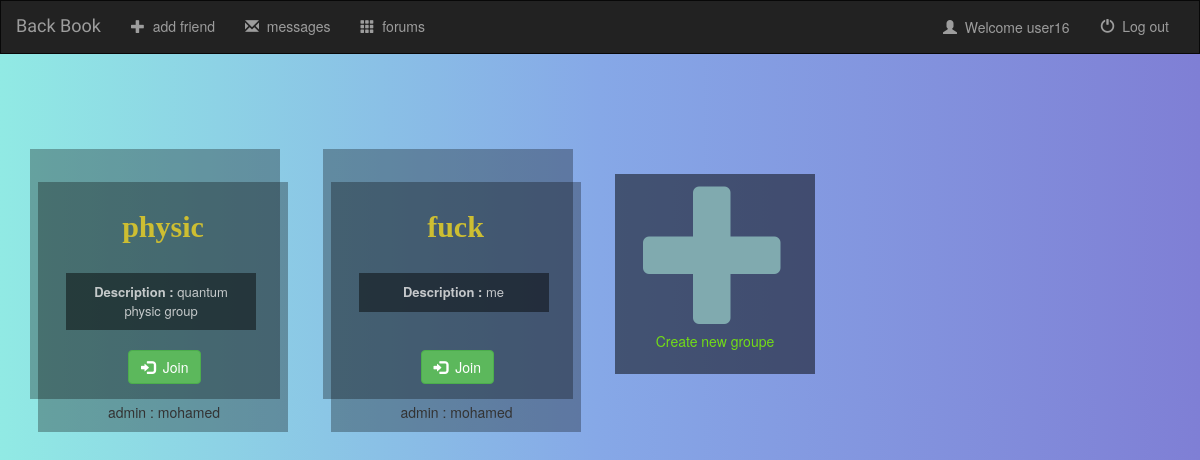
/forums/ (signed in), run on the app's committed database.
### app/models.py (models this page shows, shortened)
class Forum(models.Model):
    user = models.ForeignKey(UserProfile,on_delete=models.CASCADE,default=None)
    name = models.CharField(max_length=50)
    description = models.CharField(max_length=250)
    private = models.BooleanField(default=False)
    password = models.CharField(null=True ,max_length=50)
    group = models.ForeignKey(Groupp , on_delete=models.CASCADE)
    def __str__(self):
        return str(self.user.user.username)+ " : " + self.name

class UserProfile(models.Model):
    user   = models.OneToOneField(User,on_delete=models.CASCADE)
    profilePicture = models.ImageField(null=True)
    sex = models.CharField(default='None',max_length=10)
    bio = models.CharField(null=True,max_length=100)

### app/views.py (the view)
# urls.py: path('forums/',views.forums,name="forums"),
def forums(request):
    if request.POST :
        createForum(request)
    forums = Forum.objects.all()
    print(forums)
    return render(request, 'app/forums.html',{'forums':forums})

### app/context_processors.py (called while the page is built)
def notification(request):
    if not request.user.is_authenticated:
        return {}
    try :
        profile = get_object_or_404(UserProfile,user=request.user)
    except :
        profile=None
    l=[]
    try:
        friends = Friends.objects.all().filter(user=profile,confirmed=False,Isent=False)
        if not friends :
            friends = Friends.objects.all().filter(user=profile,confirmed=True,Isent=False,accepted=True)
    except :
        friends = None
    for friend in friends :
        profile = get_object_or_404(UserProfile,user=friend.friend)
        l.append((friend,profile))
    return {'friends': l}

### app/templates/app/forums.html (shortened to what this page needs)
{% extends 'app/base.html' %}
{% block body %}
{% load static %}
<link href="//maxcdn.bootstrapcdn.com/font-awesome/4.3.0/css/font-awesome.min.css" rel="stylesheet">
<link rel="stylesheet" type="text/css" href="{% static 'app/forums.css' %}" />
<div class="container">
	<div class="row">
    {% for i in forums %}
      <div style="margin-top:50px;" class="col-lg-3 col-sm-6">
        <div class="forum-box">
          <div class="forum-box head">
            <h2 >{{i.name}}</h2>
            <p id="wost">
              <span style="font-weight: bold; "> Description : </span>{{i.description}}
            </p>
            <a id="prefoot" class="btn btn-success " href="{% url 'app:join-group' i.id %}"><span class="glyphicon glyphicon-log-in"></span>&nbsp; Join</a>
            <p id="foot">admin : {{i.user.user.username}}</p>
          </div>
       </div>
      </div>
    {% endfor %}
		<div style="margin-top:100px;" class="col-lg-3 col-sm-6">
       <div class="forum-box-add">
          <span  class="glyphicon glyphicon-plus gi-5x" aria-hidden="true"></span>
          <div type="button" class="box-add-text" id="myBtn">Create new groupe</div>
       </div>
    </div>
  </div>
{% endblock  %}

### app/templates/app/base.html (shortened to what this page needs)
<!DOCTYPE html>
<html lang="en">
<head>
  {% load static %}
  <link rel="stylesheet" href="https://maxcdn.bootstrapcdn.com/bootstrap/3.3.6/css/bootstrap.min.css" />
  <link rel="stylesheet" type="text/css" href="{% static 'app/index_style.css' %}" />
</head>
<body>
  <nav class="navbar navbar-inverse">
    <div class="container-fluid">
      <div class="navbar-header">
        <a  class="navbar-brand" href="{% url 'app:index' %}"> Back Book </a>
      </div>
      {% if user.is_authenticated %}
      <div class="collapse navbar-collapse" id="topNavBar">
        <ul class="nav navbar-nav">
          <li class="">
            <a href="{% url 'app:members' %}">
              <span class="glyphicon glyphicon-plus" aria-hidden="true"></span>&nbsp; add friend</a>
          </li>
          <li class="">
            <a href="{% url 'app:msg' %}">
              <span class="glyphicon glyphicon-envelope" aria-hidden="true"></span>&nbsp; messages</a>
          </li>
          <li class="">
            <a href="{% url 'app:forums' %}">
              <span class="glyphicon glyphicon-th" aria-hidden="true"></span>&nbsp; forums </a>
          </li>
        </ul>
        {% endif %}
        <ul class="nav navbar-nav navbar-right">
          {% if user.is_authenticated %}
          <li class="">
            <a class="btn btn-dark" href="{% url 'app:profile' %}" role="button" id="dropdownMenuLink" data-toggle="dropdown">
              <span class="glyphicon glyphicon-user" aria-hidden="true"></span>&nbsp; Welcome {{user.username}}
            </a>
        </li>
          <li class="">
            <a href="{% url 'app:logout' %}">
              <span class="glyphicon glyphicon-off" aria-hidden="true"></span>&nbsp; Log out</a>
          </li>
          {% endif %}
        </ul>
      </div>
    </div>
  </nav>
  {% block body %} {% endblock body %}
</body>
</html>

### app/static/app/index_style.css (style rules this page uses)
body { background: #7F7FD5; background: -webkit-linear-gradient(to right, #91EAE4, #86A8E7, #7F7FD5); background: linear-gradient(to right, #91EAE4, #86A8E7, #7F7FD5); }
.navbar { border-radius: 0; }
.navbar-brand { font-family: 'Satisfy', cursive; }

### app/static/app/forums.css (style rules this page uses)
.forum-box-add { height: 200px; width: 200px; background-color: rgb(0,0,0,0.5); text-align: center; }
.forum-box { height: 250px; width: 250px; background-color: rgb(0,0,0,0.3); text-align: center; padding:8px; margin-top: 25px; position:relative; }
h2 { color: rgb(205, 190, 50); font-family: cursive; font-weight: bold; }
#wost { width: 190px; padding:10px; background-color: rgba(0, 0, 0, 0.466); margin: 20px; color:rgba(245, 245, 245, 0.767); float:left !important ; font-size:13px; }
#prefoot { position:absolute; left: 90px; bottom:48px; }
#foot { bottom: 0px; left: 70px; position:absolute; }
.gi-5x { margin-left: 6px; font-size: 150px; color: rgb(128, 170, 175); }
.box-add-text { margin-top: 4px; color: rgb(128, 255, 0, 0.801); cursor: pointer; }

### data on the page
Forum: name "physic", description "quantum physic group", user.user.username "mohamed"
Forum: name "fuck", description "me", user.user.username "mohamed"

### other printed values
{{ user.username }} "user16"
